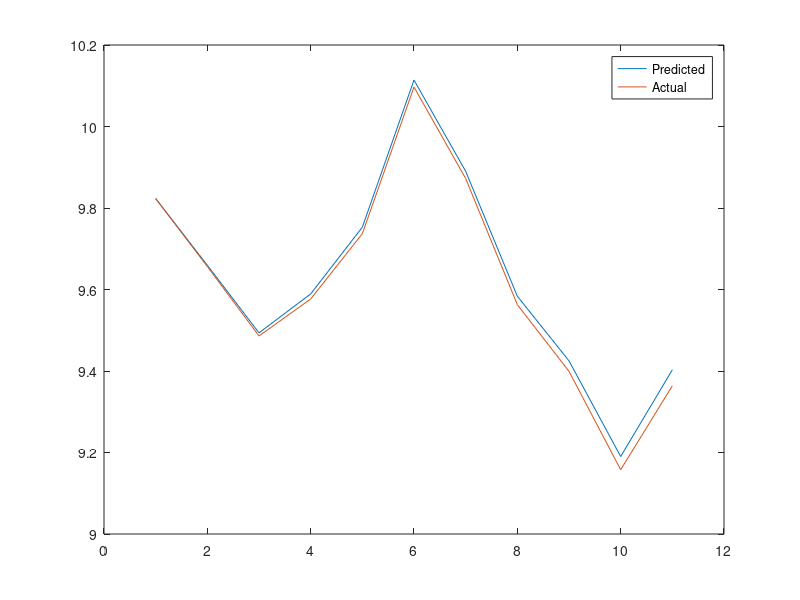
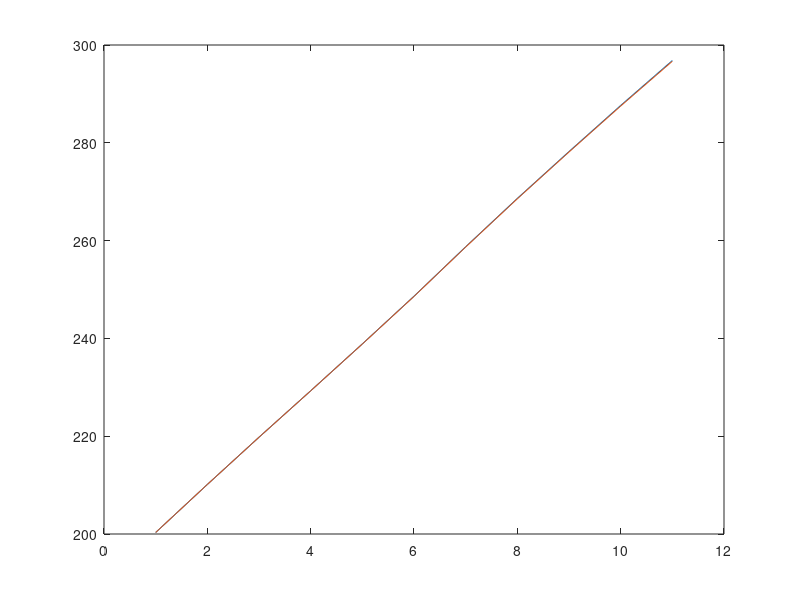
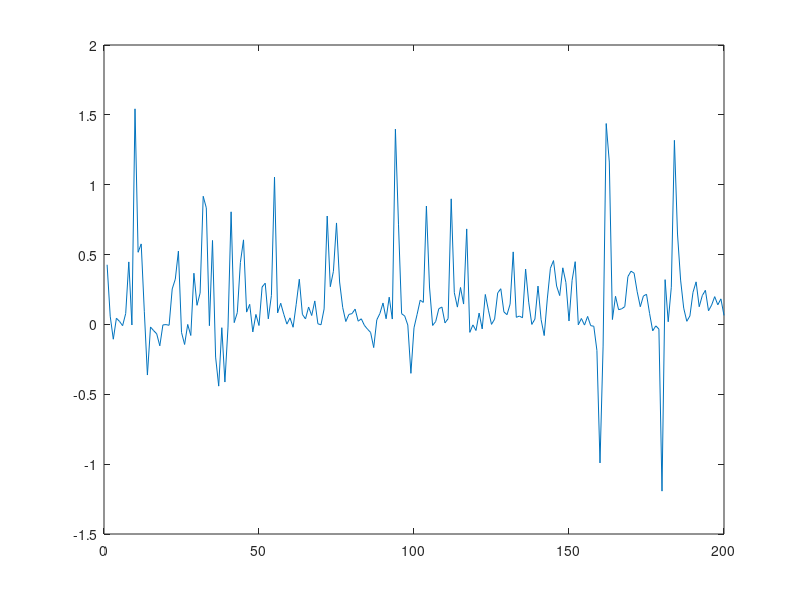

These figures' MATLAB source, in order:
%% Training Data
load('s_data.mat');
load('v_data.mat');
load('u_data.mat');
%%
plot(sHostTotal)
figure(2)
plot(vHostTotal)
figure(3)
plot(uHostTotal)
%% Training
X = [sHostTotal(1:end-1)';vHostTotal(1:end-1)'];
X_dash = [sHostTotal(2:end)';vHostTotal(2:end)'];
U_train = uHostTotal';
Omega = [X;U_train];
G = X_dash*pinv(Omega);
A = G(1:2,1:2); B = G(1:2,3);
%% Predict
u = uHostTotal(20:29)';
Xp = cell(1,length(u)); 
Xp{1}=[sHostTotal(20);vHostTotal(20)];

for j=1:length(u)
    Xp{j+1}=A*Xp{j}+B*u(j);
end
p = cell2mat(Xp);
sp = p(1,:);
vp = p(2,:);
%% Plot
figure(1)
plot(vp)
hold on
plot(vHostTotal(20:30)')
legend('Predicted','Actual')
figure(2)
plot(sp)
hold on
plot(sHostTotal(20:30)')